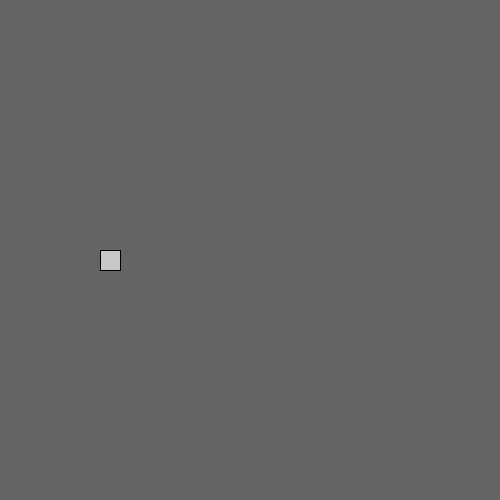
Frame 1 (no input)
Frame 60 (the mouse pressed at the canvas centre just before this capture): identical to frame 1, image omitted
Frame 120 (the mouse held since frame 60 and released just before this capture): identical to frame 1, image omitted

The Processing sketch that drew this single still picture (run headless with seeded random() and noise(); from frame 60 on, the mouse is pressed at the canvas centre):

// Processing sketch: lerp02
// ── lerp02.pde
float lerpFactor = 0.05; 

float x1 = 100;
float x2 = x1 + 100;
float x3 = x2 + 200;
float xCurrent = x1;
int y = 250;
int sz = 20;

void setup () {
  size(500, 500);
  background(100);
}


void draw () {
  background(100);

  if (keyPressed == true) {
    // 1
    if (key == '1') {
      xCurrent = lerp(xCurrent, x1, lerpFactor);
    }
    // 2
    if (key == '2') {
      xCurrent = lerp(xCurrent, x2, lerpFactor);
    }

    // 3
    if (key == '3') {
      xCurrent = lerp(xCurrent, x3, lerpFactor);
    }

  }
    fill(200);
    rect(xCurrent, y, sz, sz);

    rect(xCurrent, y, sz, sz);


}
